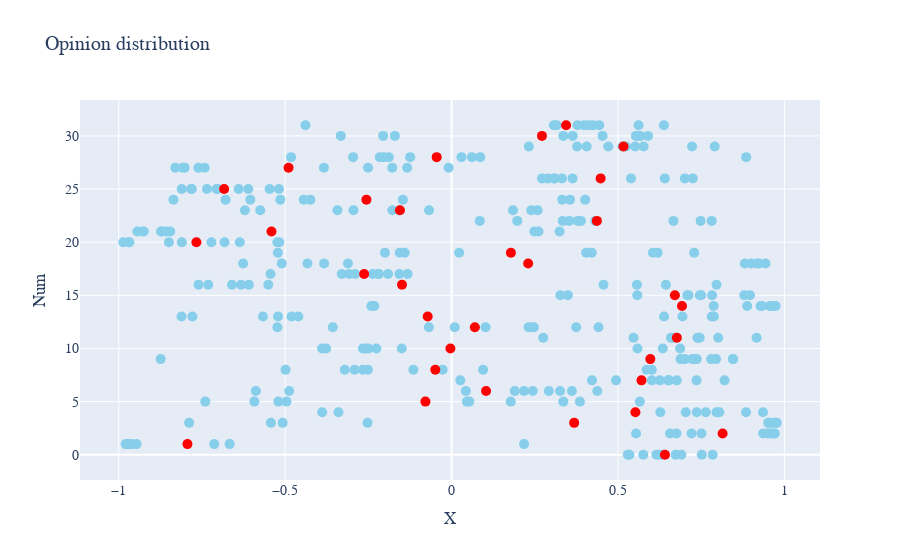

Notebook code for this chart:
### Code cell
fig = make_subplots(rows=1, cols=1)
for i in range(samples.shape[0]):
    fig.add_trace(go.Scatter(x=samples[i].flatten(), y=np.ones(var_dim)*i,
                         mode='markers', marker=dict(color='SkyBlue', size=10), showlegend=False), row=1, col=1)
    fig.add_trace(go.Scatter(x=[np.mean(samples[i].flatten())], y=np.ones(var_dim)*i,
                         mode='markers', marker=dict(color='red', size=10), showlegend=False), row=1, col=1)
fig.update_layout(
    title="Opinion distribution",
    xaxis_title="X",
    yaxis_title="Num",
    font=dict(
        family="Courier New, monospace",
        size=14
    )
)
fig.show()

### Figure 1 — Plotly figure (JSON) as saved in the notebook; plotly's stock layout.template omitted (floating-point values rounded to 4 significant figures)
{"data": [{"marker": {"color": "SkyBlue", "size": 10}, "mode": "markers", "showlegend": false, "type": "scatter", "x": [0.6903, 0.7846, 0.6735, 0.6155, 0.576, 0.5344, 0.7518, 0.6237, 0.6324, 0.5295], "xaxis": "x", "y": [0, 0, 0, 0, 0, 0, 0, 0, 0, 0], "yaxis": "y"}, {"marker": {"color": "red", "size": 10}, "mode": "markers", "showlegend": false, "type": "scatter", "x": [0.6412], "xaxis": "x", "y": [0, 0, 0, 0, 0, 0, 0, 0, 0, 0], "yaxis": "y"}, {"marker": {"color": "SkyBlue", "size": 10}, "mode": "markers", "showlegend": false, "type": "scatter", "x": [-0.9747, -0.713, -0.9464, 0.2178, -0.9792, -0.6669, -0.9702, -0.9745, -0.9677, -0.961], "xaxis": "x", "y": [1, 1, 1, 1, 1, 1, 1, 1, 1, 1], "yaxis": "y"}, {"marker": {"color": "red", "size": 10}, "mode": "markers", "showlegend": false, "type": "scatter", "x": [-0.7936], "xaxis": "x", "y": [1, 1, 1, 1, 1, 1, 1, 1, 1, 1], "yaxis": "y"}, {"marker": {"color": "SkyBlue", "size": 10}, "mode": "markers", "showlegend": false, "type": "scatter", "x": [0.676, 0.5545, 0.9606, 0.6564, 0.9712, 0.9363, 0.721, 0.7509, 0.9502, 0.9667], "xaxis": "x", "y": [2, 2, 2, 2, 2, 2, 2, 2, 2, 2], "yaxis": "y"}, {"marker": {"color": "red", "size": 10}, "mode": "markers", "showlegend": false, "type": "scatter", "x": [0.8144], "xaxis": "x", "y": [2, 2, 2, 2, 2, 2, 2, 2, 2, 2], "yaxis": "y"}, {"marker": {"color": "SkyBlue", "size": 10}, "mode": "markers", "showlegend": false, "type": "scatter", "x": [-0.7886, 0.9735, -0.5074, 0.952, 0.9668, 0.9537, -0.5428, 0.977, 0.9519, -0.2525], "xaxis": "x", "y": [3, 3, 3, 3, 3, 3, 3, 3, 3, 3], "yaxis": "y"}, {"marker": {"color": "red", "size": 10}, "mode": "markers", "showlegend": false, "type": "scatter", "x": [0.3684], "xaxis": "x", "y": [3, 3, 3, 3, 3, 3, 3, 3, 3, 3], "yaxis": "y"}, {"marker": {"color": "SkyBlue", "size": 10}, "mode": "markers", "showlegend": false, "type": "scatter", "x": [0.6273, 0.7638, 0.9357, -0.3888, 0.8045, 0.8849, 0.7962, 0.7037, 0.7367, -0.3398], "xaxis": "x", "y": [4, 4, 4, 4, 4, 4, 4, 4, 4, 4], "yaxis": "y"}, {"marker": {"color": "red", "size": 10}, "mode": "markers", "showlegend": false, "type": "scatter", "x": [0.5524], "xaxis": "x", "y": [4, 4, 4, 4, 4, 4, 4, 4, 4, 4], "yaxis": "y"}, {"marker": {"color": "SkyBlue", "size": 10}, "mode": "markers", "showlegend": false, "type": "scatter", "x": [-0.496, -0.74, -0.5205, 0.3855, 0.5656, 0.3357, 0.05322, -0.5926, 0.04608, 0.1778], "xaxis": "x", "y": [5, 5, 5, 5, 5, 5, 5, 5, 5, 5], "yaxis": "y"}, {"marker": {"color": "red", "size": 10}, "mode": "markers", "showlegend": false, "type": "scatter", "x": [-0.07853], "xaxis": "x", "y": [5, 5, 5, 5, 5, 5, 5, 5, 5, 5], "yaxis": "y"}, {"marker": {"color": "SkyBlue", "size": 10}, "mode": "markers", "showlegend": false, "type": "scatter", "x": [0.1901, 0.4379, 0.244, 0.04295, -0.4879, 0.2179, 0.3615, 0.326, -0.588, 0.2923], "xaxis": "x", "y": [6, 6, 6, 6, 6, 6, 6, 6, 6, 6], "yaxis": "y"}, {"marker": {"color": "red", "size": 10}, "mode": "markers", "showlegend": false, "type": "scatter", "x": [0.1037], "xaxis": "x", "y": [6, 6, 6, 6, 6, 6, 6, 6, 6, 6], "yaxis": "y"}, {"marker": {"color": "SkyBlue", "size": 10}, "mode": "markers", "showlegend": false, "type": "scatter", "x": [0.6258, 0.4943, 0.7361, 0.651, 0.6017, 0.6765, 0.02627, 0.6531, 0.8202, 0.4218], "xaxis": "x", "y": [7, 7, 7, 7, 7, 7, 7, 7, 7, 7], "yaxis": "y"}, {"marker": {"color": "red", "size": 10}, "mode": "markers", "showlegend": false, "type": "scatter", "x": [0.5707], "xaxis": "x", "y": [7, 7, 7, 7, 7, 7, 7, 7, 7, 7], "yaxis": "y"}, {"marker": {"color": "SkyBlue", "size": 10}, "mode": "markers", "showlegend": false, "type": "scatter", "x": [0.09469, -0.2663, -0.4989, 0.5861, -0.2916, -0.3208, 0.6018, -0.02664, -0.1148, -0.2516], "xaxis": "x", "y": [8, 8, 8, 8, 8, 8, 8, 8, 8, 8], "yaxis": "y"}, {"marker": {"color": "red", "size": 10}, "mode": "markers", "showlegend": false, "type": "scatter", "x": [-0.04881], "xaxis": "x", "y": [8, 8, 8, 8, 8, 8, 8, 8, 8, 8], "yaxis": "y"}, {"marker": {"color": "SkyBlue", "size": 10}, "mode": "markers", "showlegend": false, "type": "scatter", "x": [0.8453, 0.7799, 0.7947, 0.7316, 0.7008, 0.6878, 0.8455, -0.874, 0.7366, 0.7229], "xaxis": "x", "y": [9, 9, 9, 9, 9, 9, 9, 9, 9, 9], "yaxis": "y"}, {"marker": {"color": "red", "size": 10}, "mode": "markers", "showlegend": false, "type": "scatter", "x": [0.5971], "xaxis": "x", "y": [9, 9, 9, 9, 9, 9, 9, 9, 9, 9], "yaxis": "y"}, {"marker": {"color": "SkyBlue", "size": 10}, "mode": "markers", "showlegend": false, "type": "scatter", "x": [-0.3768, -0.2574, 0.5586, -0.2663, -0.1496, -0.226, -0.389, 0.6868, -0.2492, 0.6347], "xaxis": "x", "y": [10, 10, 10, 10, 10, 10, 10, 10, 10, 10], "yaxis": "y"}, {"marker": {"color": "red", "size": 10}, "mode": "markers", "showlegend": false, "type": "scatter", "x": [-0.003434], "xaxis": "x", "y": [10, 10, 10, 10, 10, 10, 10, 10, 10, 10], "yaxis": "y"}, {"marker": {"color": "SkyBlue", "size": 10}, "mode": "markers", "showlegend": false, "type": "scatter", "x": [0.7387, 0.742, 0.6593, 0.2753, 0.7456, 0.6676, 0.9165, 0.5466, 0.6757, 0.8011], "xaxis": "x", "y": [11, 11, 11, 11, 11, 11, 11, 11, 11, 11], "yaxis": "y"}, {"marker": {"color": "red", "size": 10}, "mode": "markers", "showlegend": false, "type": "scatter", "x": [0.6768], "xaxis": "x", "y": [11, 11, 11, 11, 11, 11, 11, 11, 11, 11], "yaxis": "y"}, {"marker": {"color": "SkyBlue", "size": 10}, "mode": "markers", "showlegend": false, "type": "scatter", "x": [0.4415, -0.357, 0.2474, -0.06817, 0.2313, 0.1022, 0.009535, 0.3744, 0.2416, -0.5232], "xaxis": "x", "y": [12, 12, 12, 12, 12, 12, 12, 12, 12, 12], "yaxis": "y"}, {"marker": {"color": "red", "size": 10}, "mode": "markers", "showlegend": false, "type": "scatter", "x": [0.06995], "xaxis": "x", "y": [12, 12, 12, 12, 12, 12, 12, 12, 12, 12], "yaxis": "y"}, {"marker": {"color": "SkyBlue", "size": 10}, "mode": "markers", "showlegend": false, "type": "scatter", "x": [-0.4808, -0.8115, 0.7818, -0.7788, 0.6384, -0.5214, -0.5667, -0.4605, 0.6938, 0.7881], "xaxis": "x", "y": [13, 13, 13, 13, 13, 13, 13, 13, 13, 13], "yaxis": "y"}, {"marker": {"color": "red", "size": 10}, "mode": "markers", "showlegend": false, "type": "scatter", "x": [-0.07176], "xaxis": "x", "y": [13, 13, 13, 13, 13, 13, 13, 13, 13, 13], "yaxis": "y"}, {"marker": {"color": "SkyBlue", "size": 10}, "mode": "markers", "showlegend": false, "type": "scatter", "x": [-0.2322, -0.241, 0.9659, 0.9562, 0.7876, 0.9285, 0.9637, 0.9328, 0.9735, 0.8881], "xaxis": "x", "y": [14, 14, 14, 14, 14, 14, 14, 14, 14, 14], "yaxis": "y"}, {"marker": {"color": "red", "size": 10}, "mode": "markers", "showlegend": false, "type": "scatter", "x": [0.6923], "xaxis": "x", "y": [14, 14, 14, 14, 14, 14, 14, 14, 14, 14], "yaxis": "y"}, {"marker": {"color": "SkyBlue", "size": 10}, "mode": "markers", "showlegend": false, "type": "scatter", "x": [0.5579, 0.7498, 0.712, 0.8795, 0.3495, 0.7084, 0.327, 0.746, 0.7826, 0.8966], "xaxis": "x", "y": [15, 15, 15, 15, 15, 15, 15, 15, 15, 15], "yaxis": "y"}, {"marker": {"color": "red", "size": 10}, "mode": "markers", "showlegend": false, "type": "scatter", "x": [0.6709], "xaxis": "x", "y": [15, 15, 15, 15, 15, 15, 15, 15, 15, 15], "yaxis": "y"}, {"marker": {"color": "SkyBlue", "size": 10}, "mode": "markers", "showlegend": false, "type": "scatter", "x": [-0.6323, 0.7961, -0.7311, 0.557, -0.6091, -0.5508, -0.6597, 0.644, 0.4566, -0.7602], "xaxis": "x", "y": [16, 16, 16, 16, 16, 16, 16, 16, 16, 16], "yaxis": "y"}, {"marker": {"color": "red", "size": 10}, "mode": "markers", "showlegend": false, "type": "scatter", "x": [-0.149], "xaxis": "x", "y": [16, 16, 16, 16, 16, 16, 16, 16, 16, 16], "yaxis": "y"}, {"marker": {"color": "SkyBlue", "size": 10}, "mode": "markers", "showlegend": false, "type": "scatter", "x": [-0.218, -0.544, -0.1323, -0.3299, -0.2899, -0.2367, -0.1568, -0.2208, -0.3078, -0.1908], "xaxis": "x", "y": [17, 17, 17, 17, 17, 17, 17, 17, 17, 17], "yaxis": "y"}, {"marker": {"color": "red", "size": 10}, "mode": "markers", "showlegend": false, "type": "scatter", "x": [-0.2627], "xaxis": "x", "y": [17, 17, 17, 17, 17, 17, 17, 17, 17, 17], "yaxis": "y"}, {"marker": {"color": "SkyBlue", "size": 10}, "mode": "markers", "showlegend": false, "type": "scatter", "x": [0.9434, -0.433, 0.9241, -0.3114, 0.8997, 0.9173, -0.6263, -0.5103, -0.383, 0.881], "xaxis": "x", "y": [18, 18, 18, 18, 18, 18, 18, 18, 18, 18], "yaxis": "y"}, {"marker": {"color": "red", "size": 10}, "mode": "markers", "showlegend": false, "type": "scatter", "x": [0.2302], "xaxis": "x", "y": [18, 18, 18, 18, 18, 18, 18, 18, 18, 18], "yaxis": "y"}, {"marker": {"color": "SkyBlue", "size": 10}, "mode": "markers", "showlegend": false, "type": "scatter", "x": [-0.5219, 0.6051, -0.1558, -0.1409, 0.4212, 0.02278, 0.619, 0.4044, 0.729, -0.2], "xaxis": "x", "y": [19, 19, 19, 19, 19, 19, 19, 19, 19, 19], "yaxis": "y"}, {"marker": {"color": "red", "size": 10}, "mode": "markers", "showlegend": false, "type": "scatter", "x": [0.1783], "xaxis": "x", "y": [19, 19, 19, 19, 19, 19, 19, 19, 19, 19], "yaxis": "y"}, {"marker": {"color": "SkyBlue", "size": 10}, "mode": "markers", "showlegend": false, "type": "scatter", "x": [-0.5175, -0.9707, -0.8493, -0.6363, -0.968, -0.9865, -0.5235, -0.6823, -0.7216, -0.8104], "xaxis": "x", "y": [20, 20, 20, 20, 20, 20, 20, 20, 20, 20], "yaxis": "y"}, {"marker": {"color": "red", "size": 10}, "mode": "markers", "showlegend": false, "type": "scatter", "x": [-0.7666], "xaxis": "x", "y": [20, 20, 20, 20, 20, 20, 20, 20, 20, 20], "yaxis": "y"}, {"marker": {"color": "SkyBlue", "size": 10}, "mode": "markers", "showlegend": false, "type": "scatter", "x": [-0.8723, -0.8452, 0.2611, -0.9284, 0.3245, -0.8728, 0.2487, -0.944, -0.9249, -0.8575], "xaxis": "x", "y": [21, 21, 21, 21, 21, 21, 21, 21, 21, 21], "yaxis": "y"}, {"marker": {"color": "red", "size": 10}, "mode": "markers", "showlegend": false, "type": "scatter", "x": [-0.5411], "xaxis": "x", "y": [21, 21, 21, 21, 21, 21, 21, 21, 21, 21], "yaxis": "y"}, {"marker": {"color": "SkyBlue", "size": 10}, "mode": "markers", "showlegend": false, "type": "scatter", "x": [0.4318, 0.3792, 0.3885, 0.6666, 0.08481, 0.3342, 0.3534, 0.7816, 0.1972, 0.7484], "xaxis": "x", "y": [22, 22, 22, 22, 22, 22, 22, 22, 22, 22], "yaxis": "y"}, {"marker": {"color": "red", "size": 10}, "mode": "markers", "showlegend": false, "type": "scatter", "x": [0.4366], "xaxis": "x", "y": [22, 22, 22, 22, 22, 22, 22, 22, 22, 22], "yaxis": "y"}, {"marker": {"color": "SkyBlue", "size": 10}, "mode": "markers", "showlegend": false, "type": "scatter", "x": [0.2585, -0.5747, -0.1779, -0.2947, 0.1847, -0.3429, -0.6209, -0.06763, 0.2393, -0.1557], "xaxis": "x", "y": [23, 23, 23, 23, 23, 23, 23, 23, 23, 23], "yaxis": "y"}, {"marker": {"color": "red", "size": 10}, "mode": "markers", "showlegend": false, "type": "scatter", "x": [-0.1552], "xaxis": "x", "y": [23, 23, 23, 23, 23, 23, 23, 23, 23, 23], "yaxis": "y"}, {"marker": {"color": "SkyBlue", "size": 10}, "mode": "markers", "showlegend": false, "type": "scatter", "x": [-0.4441, 0.3327, -0.6048, 0.3558, 0.4014, -0.5145, -0.6789, -0.4243, -0.8356, -0.1462], "xaxis": "x", "y": [24, 24, 24, 24, 24, 24, 24, 24, 24, 24], "yaxis": "y"}, {"marker": {"color": "red", "size": 10}, "mode": "markers", "showlegend": false, "type": "scatter", "x": [-0.2559], "xaxis": "x", "y": [24, 24, 24, 24, 24, 24, 24, 24, 24, 24], "yaxis": "y"}, {"marker": {"color": "SkyBlue", "size": 10}, "mode": "markers", "showlegend": false, "type": "scatter", "x": [-0.7805, -0.5467, -0.7022, -0.7351, -0.8108, -0.7826, -0.6107, -0.6396, -0.5187, -0.7062], "xaxis": "x", "y": [25, 25, 25, 25, 25, 25, 25, 25, 25, 25], "yaxis": "y"}, {"marker": {"color": "red", "size": 10}, "mode": "markers", "showlegend": false, "type": "scatter", "x": [-0.6833], "xaxis": "x", "y": [25, 25, 25, 25, 25, 25, 25, 25, 25, 25], "yaxis": "y"}, {"marker": {"color": "SkyBlue", "size": 10}, "mode": "markers", "showlegend": false, "type": "scatter", "x": [0.2717, 0.3318, 0.6407, 0.3634, 0.3098, 0.5391, 0.2886, 0.3078, 0.7008, 0.7248], "xaxis": "x", "y": [26, 26, 26, 26, 26, 26, 26, 26, 26, 26], "yaxis": "y"}, {"marker": {"color": "red", "size": 10}, "mode": "markers", "showlegend": false, "type": "scatter", "x": [0.4478], "xaxis": "x", "y": [26, 26, 26, 26, 26, 26, 26, 26, 26, 26], "yaxis": "y"}, {"marker": {"color": "SkyBlue", "size": 10}, "mode": "markers", "showlegend": false, "type": "scatter", "x": [-0.808, -0.2511, -0.3836, -0.1782, -0.802, -0.8301, -0.009013, -0.1334, -0.7609, -0.7417], "xaxis": "x", "y": [27, 27, 27, 27, 27, 27, 27, 27, 27, 27], "yaxis": "y"}, {"marker": {"color": "red", "size": 10}, "mode": "markers", "showlegend": false, "type": "scatter", "x": [-0.4898], "xaxis": "x", "y": [27, 27, 27, 27, 27, 27, 27, 27, 27, 27], "yaxis": "y"}, {"marker": {"color": "SkyBlue", "size": 10}, "mode": "markers", "showlegend": false, "type": "scatter", "x": [0.02975, 0.06123, -0.2156, -0.2958, -0.1244, -0.2033, 0.08601, 0.8853, -0.1886, -0.4822], "xaxis": "x", "y": [28, 28, 28, 28, 28, 28, 28, 28, 28, 28], "yaxis": "y"}, {"marker": {"color": "red", "size": 10}, "mode": "markers", "showlegend": false, "type": "scatter", "x": [-0.04475], "xaxis": "x", "y": [28, 28, 28, 28, 28, 28, 28, 28, 28, 28], "yaxis": "y"}, {"marker": {"color": "SkyBlue", "size": 10}, "mode": "markers", "showlegend": false, "type": "scatter", "x": [0.4061, 0.7225, 0.3772, 0.2321, 0.4708, 0.577, 0.7907, 0.5136, 0.5518, 0.5242], "xaxis": "x", "y": [29, 29, 29, 29, 29, 29, 29, 29, 29, 29], "yaxis": "y"}, {"marker": {"color": "red", "size": 10}, "mode": "markers", "showlegend": false, "type": "scatter", "x": [0.5166], "xaxis": "x", "y": [29, 29, 29, 29, 29, 29, 29, 29, 29, 29], "yaxis": "y"}, {"marker": {"color": "SkyBlue", "size": 10}, "mode": "markers", "showlegend": false, "type": "scatter", "x": [0.5671, 0.5601, 0.3639, -0.2057, 0.4536, 0.3357, 0.5538, -0.3327, -0.1704, 0.5902], "xaxis": "x", "y": [30, 30, 30, 30, 30, 30, 30, 30, 30, 30], "yaxis": "y"}, {"marker": {"color": "red", "size": 10}, "mode": "markers", "showlegend": false, "type": "scatter", "x": [0.2716], "xaxis": "x", "y": [30, 30, 30, 30, 30, 30, 30, 30, 30, 30], "yaxis": "y"}, {"marker": {"color": "SkyBlue", "size": 10}, "mode": "markers", "showlegend": false, "type": "scatter", "x": [0.5619, 0.4439, -0.4391, 0.3977, 0.3073, 0.3155, 0.3784, 0.6381, 0.4119, 0.4253], "xaxis": "x", "y": [31, 31, 31, 31, 31, 31, 31, 31, 31, 31], "yaxis": "y"}, {"marker": {"color": "red", "size": 10}, "mode": "markers", "showlegend": false, "type": "scatter", "x": [0.3441], "xaxis": "x", "y": [31, 31, 31, 31, 31, 31, 31, 31, 31, 31], "yaxis": "y"}], "layout": {"font": {"family": "Courier New, monospace", "size": 14}, "title": {"text": "Opinion distribution"}, "xaxis": {"anchor": "y", "domain": [0, 1], "title": {"text": "X"}}, "yaxis": {"anchor": "x", "domain": [0, 1], "title": {"text": "Num"}}}}
